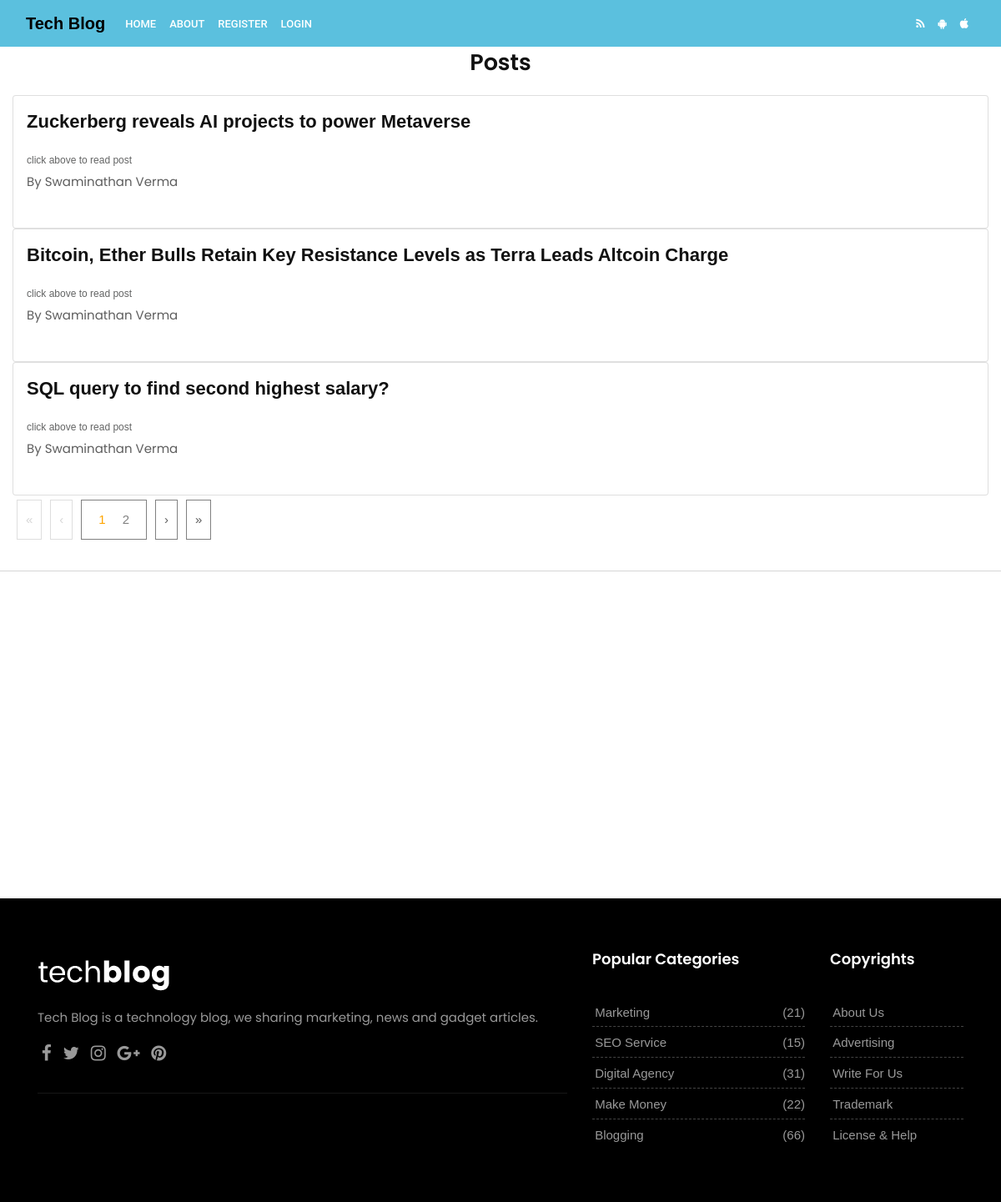
The page / on the database its author committed.
### theblog/models.py (models this page shows, shortened)
class Post(models.Model):
    author=models.ForeignKey(User,on_delete=models.CASCADE)
    title=models.CharField(max_length=200)
    header_image=models.ImageField(null=True,blank=True,upload_to="image/")
    snippet=models.CharField(max_length=500, default='click above to read post')
    text=RichTextField()
    creation_date=models.DateTimeField(auto_now_add=True)
    publish_date=models.DateTimeField(auto_now_add=True)
    likes=models.ManyToManyField(User,related_name='post_likes')

### theblog/views.py (the view)
# urls.py: path('',views.HomeView.as_view(),name='home'),
class HomeView(ListView):
    model=Post
    context_object_name = 'home_list'
    template_name='theblog/home.html'
    ordering=['-id']

### templates/theblog/home.html (shortened to what this page needs)
{% extends 'theblog/base.html' %}
{% block content %}
<div class="container">
  <h2 class="text-center">Posts</h2>
</div>
<div class="container-fluid">
  <div class="paginate 1">
    {% for post in home_list %}
    <div class="items">
      <div class="alert-light card">
        <div class="card-body">
          <div class="d-flex  bd-highlight">
            <h3><a href="{% url 'article'  post.pk %}">{{post.title}}</a></h3>
          </div>
          <small>{{post.snippet| safe}}</small>
          <p>By {{post.author.first_name}} {{post.author.last_name}} </p>
        </div>
      </div>
    </div>
    {% endfor %}
    <div class="pager">
      <div class="firstPage">&laquo;</div>
      <div class="previousPage">&lsaquo;</div>
      <div class="pageNumbers"></div>
      <div class="nextPage">&rsaquo;</div>
      <div class="lastPage">&raquo;</div>
    </div>
  </div>
</div>
{% endblock %}

### static/style.css (style rules this page uses)
body { font-size: 15px; line-height: 26px; background-color: #ffffff; }
h1, h2, h3, h4, h5, body, p, .topbar-section, .navbar-inverse .navbar-nav .nav-link, .header .dropdown-menu, .navbar-nav .nav-link { font-family: 'Roboto', serif; }
h1, h2, h3, h4, h5, h6 { font-weight: 700; line-height: 1.4; color: #111111; }
h2 { font-size: 27px; line-height: 38px; margin-bottom: 20px }
h3 { font-size: 22px; line-height: 30px; margin-bottom: 17px }
a { color: #111111; }
body, p { color: #5e5e5e; }
p { margin-bottom: 26px; font-size: 15px; line-height: 26px; }
a { text-decoration: none !important; }

### static/css/version/tech.css (style rules this page uses)
body { background-color: #ffffff; }
h1, h2, h3, h4, h5, body, .navbar-toggleable-md .navbar-nav .nav-link, .market-header, .btn, .dropdown-item, .form-control, p { font-family: 'Poppins', serif !important; }
h1, h2, h3, h4, h5 { font-weight: 600; }

### templates/theblog/base.html (style rules this page uses)
* { font-family: sans-serif; }
.pager div { float: left; border: 1px solid gray; margin: 5px; padding: 10px; }
.pager div.disabled { opacity: 0.25; }
.pager { overflow: hidden; }

### rows shown on the page
Post: title "Zuckerberg reveals AI projects to power Metaverse", snippet "click above to read post", author.first_name "Swaminathan", author.last_name "Verma"
Post: title "Bitcoin, Ether Bulls Retain Key Resistance Levels as Terra Leads Altcoin Charge", snippet "click above to read post", author.first_name "Swaminathan", author.last_name "Verma"
Post: title "SQL query to find second highest salary?", snippet "click above to read post", author.first_name "Swaminathan", author.last_name "Verma"
